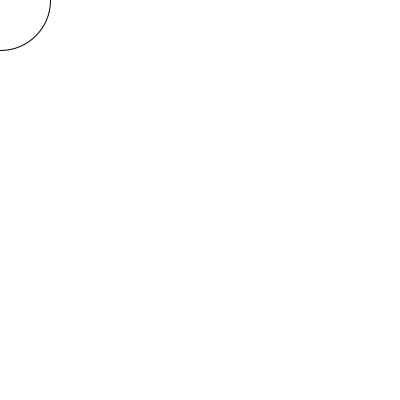
Frame 1 (no input)
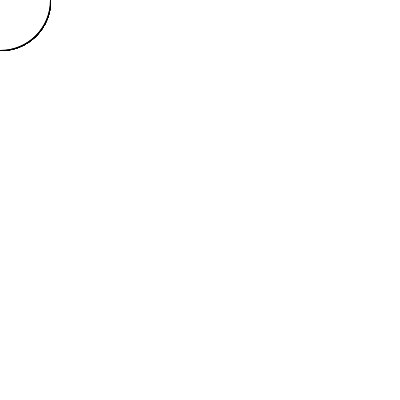
Frame 60 (the mouse pressed at the canvas centre just before this capture)
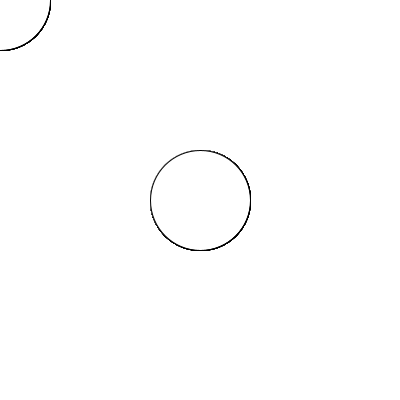
Frame 120 (the mouse held since frame 60 and released just before this capture)

The Processing sketch that drew these frames (run headless with seeded random() and noise(); from frame 60 on, the mouse is pressed at the canvas centre):

// Processing sketch: ej01_circulo_raton
// ── ej01_circulo_raton.pde
void setup() {
  size(400, 400);
  background(255);
}

void draw() {
  ellipse(mouseX, mouseY, 100, 100);
}
